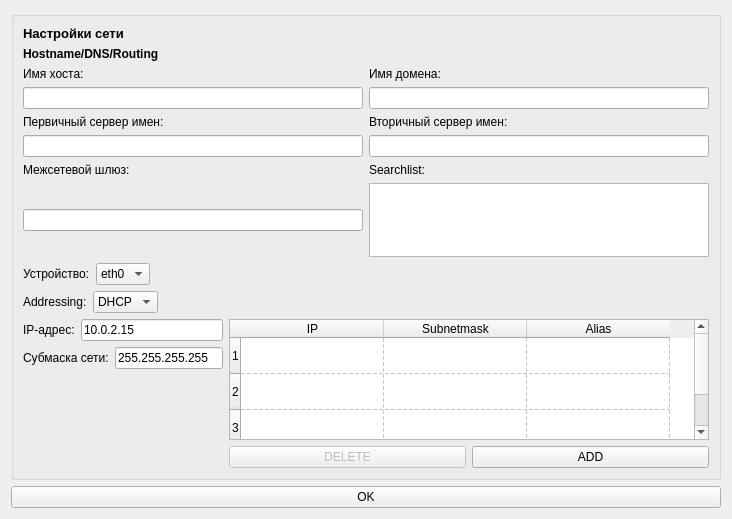
          <widget class="QWidget" name="scrollAreaWidgetContents">
           <property name="geometry">
            <rect>
             <x>0</x>
             <y>0</y>
             <width>732</width>
             <height>519</height>
            </rect>
           </property>
           <layout class="QGridLayout" name="gridLayout_2">
            <item row="0" column="0">
             <widget class="QGroupBox" name="groupBox">
              <layout class="QGridLayout" name="gridLayout">
               <item row="5" column="1">
                <widget class="QLineEdit" name="secondary_server_edit"/>
               </item>
               <item row="3" column="1">
                <widget class="QLineEdit" name="domain_name_edit"/>
               </item>
               <item row="4" column="0">
                <widget class="QLabel" name="primary_server_label">
                 <property name="text">
                  <string>Первичный сервер имен:</string>
                 </property>
                </widget>
               </item>
               <item row="4" column="1">
                <widget class="QLabel" name="secondary_name_label">
                 <property name="text">
                  <string>Вторичный сервер имен:</string>
                 </property>
                </widget>
               </item>
               <item row="5" column="0">
                <widget class="QLineEdit" name="primary_server_edit"/>
               </item>
               <item row="7" column="0">
                <widget class="QLineEdit" name="default_gateway_edit"/>
               </item>
               <item row="7" column="1">
                <widget class="QTextEdit" name="searchlist_edit"/>
               </item>
               <item row="6" column="0">
                <widget class="QLabel" name="default_gateway_label">
                 <property name="text">
                  <string>Межсетевой шлюз:</string>
                 </property>
                </widget>
               </item>
               <item row="9" column="0" colspan="2">
                <layout class="QFormLayout" name="formLayout">
                 <item row="0" column="0">
                  <layout class="QHBoxLayout" name="horizontalLayout_2">
                   <item>
                    <widget class="QLabel" name="device_label">
                     <property name="text">
                      <string>Устройство:</string>
                     </property>
                    </widget>
                   </item>
                   <item>
                    <widget class="QComboBox" name="device_combobox">
                     <item>
                      <property name="text">
                       <string>eth0</string>
                      </property>
                     </item>
                     <item>
                      <property name="text">
                       <string/>
                      </property>
                     </item>
                    </widget>
                   </item>
                  </layout>
                 </item>
                 <item row="1" column="0">
                  <layout class="QHBoxLayout" name="horizontalLayout_3">
                   <item>
                    <widget class="QLabel" name="adressing_label">
                     <property name="text">
                      <string>Addressing:</string>
                     </property>
                    </widget>
                   </item>
                   <item>
                    <widget class="QComboBox" name="adressing_combobox">
                     <item>
                      <property name="text">
                       <string>DHCP</string>
                      </property>
                     </item>
                     <item>
                      <property name="text">
                       <string>Static</string>
                      </property>
                     </item>
                     <item>
                      <property name="text">
                       <string>None</string>
                      </property>
                     </item>
                    </widget>
                   </item>
                  </layout>
                 </item>
                 <item row="3" column="1">
                  <layout class="QVBoxLayout" name="verticalLayout_3">
                   <item>
                    <layout class="QHBoxLayout" name="horizontalLayout_6">
                     <item>
                      <widget class="QPushButton" name="delete_pushButton">
                       <property name="enabled">
                        <bool>false</bool>
                       </property>
                       <property name="text">
                        <string>DELETE</string>
                       </property>
                      </widget>
                     </item>
                     <item>
                      <widget class="QPushButton" name="add_pushButton">
                       <property name="text">
                        <string>ADD</string>
                       </property>
                      </widget>
                     </item>
                    </layout>
                   </item>
                  </layout>
                 </item>
                 <item row="2" column="1">
                  <widget class="QTableWidget" name="sub_net_mask_tabel">
                   <property name="minimumSize">
                    <size>
                     <width>321</width>
                     <height>121</height>
                    </size>
                   </property>
                   <property name="frameShape">
                    <enum>QFrame::StyledPanel</enum>
                   </property>
                   <property name="lineWidth">
                    <number>3</number>
                   </property>
                   <property name="showGrid">
                    <bool>true</bool>
                   </property>
                   <property name="gridStyle">
                    <enum>Qt::DashLine</enum>
                   </property>
                   <attribute name="horizontalHeaderCascadingSectionResizes">
                    <bool>false</bool>
                   </attribute>
                   <attribute name="horizontalHeaderDefaultSectionSize">
                    <number>143</number>
                   </attribute>
                   <attribute name="verticalHeaderDefaultSectionSize">
                    <number>36</number>
                   </attribute>
                   <attribute name="verticalHeaderMinimumSectionSize">
                    <number>17</number>
                   </attribute>
                   <row>
                    <property name="text">
                     <string>1</string>
                    </property>
                   </row>
                   <row>
                    <property name="text">
                     <string>2</string>
                    </property>
                   </row>
                   <row>
                    <property name="text">
                     <string>3</string>
                    </property>
                   </row>
                   <column>
                    <property name="text">
                     <string>IP</string>
                    </property>
                   </column>
                   <column>
                    <property name="text">
                     <string>Subnetmask</string>
                    </property>
                   </column>
                   <column>
                    <property name="text">
                     <string>Alias</string>
                    </property>
                   </column>
                  </widget>
                 </item>
                 <item row="2" column="0">
                  <layout class="QVBoxLayout" name="verticalLayout">
                   <item>
                    <layout class="QHBoxLayout" name="horizontalLayout_4">
                     <item>
                      <widget class="QLabel" name="ip_address_label">
                       <property name="text">
                        <string>IP-aдрес:</string>
                       </property>
                      </widget>
                     </item>
                     <item>
                      <widget class="QLineEdit" name="ip_address_edit">
                       <property name="enabled">
                        <bool>true</bool>
                       </property>
                       <property name="text">
                        <string>10.0.2.15</string>
                       </property>
                      </widget>
                     </item>
                    </layout>
                   </item>
                   <item>
                    <layout class="QHBoxLayout" name="horizontalLayout_5">
                     <item>
                      <widget class="QLabel" name="mask_label">
                       <property name="text">
                        <string>Субмаска сети:</string>
                       </property>
                      </widget>
                     </item>
                     <item>
                      <widget class="QLineEdit" name="mask_edit">
                       <property name="enabled">
                        <bool>true</bool>
                       </property>
                       <property name="text">
                        <string>255.255.255.255</string>
                       </property>
                      </widget>
                     </item>
                    </layout>
                   </item>
                  </layout>
                 </item>
                </layout>
               </item>
               <item row="2" column="0">
                <widget class="QLabel" name="host_name_label">
                 <property name="text">
                  <string>Имя хоста:</string>
                 </property>
                </widget>
               </item>
               <item row="1" column="0" colspan="2">
                <widget class="QLabel" name="name_setting">
                 <property name="font">
                  <font>
                   <pointsize>9</pointsize>
                   <weight>75</weight>
                   <bold>true</bold>
                  </font>
                 </property>
                 <property name="text">
                  <string>Hostname/DNS/Routing</string>
                 </property>
                </widget>
               </item>
               <item row="3" column="0">
                <widget class="QLineEdit" name="host_name_edit"/>
               </item>
               <item row="2" column="1">
                <widget class="QLabel" name="domain_name_label">
                 <property name="text">
                  <string>Имя домена:</string>
                 </property>
                </widget>
               </item>
               <item row="0" column="0">
                <widget class="QLabel" name="setting_label">
                 <property name="font">
                  <font>
                   <pointsize>10</pointsize>
                   <weight>75</weight>
                   <italic>false</italic>
                   <bold>true</bold>
                   <underline>false</underline>
                   <strikeout>false</strikeout>
                   <kerning>true</kerning>
                  </font>
                 </property>
                 <property name="text">
                  <string>Настройки сети</string>
                 </property>
                 <property name="textFormat">
                  <enum>Qt::AutoText</enum>
                 </property>
                </widget>
               </item>
               <item row="6" column="1">
                <widget class="QLabel" name="searchlist_label">
                 <property name="text">
                  <string>Searchlist:</string>
                 </property>
                </widget>
               </item>
              </layout>
             </widget>
            </item>
            <item row="1" column="0">
             <widget class="QPushButton" name="ok_pushButton">
              <property name="text">
               <string>OK</string>
              </property>
             </widget>
            </item>
           </layout>
          </widget>
